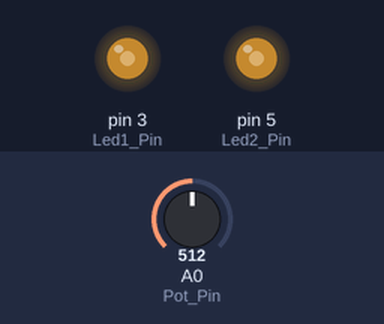
The sketch below on a simulated Arduino Uno, built with avr-gcc and run on an emulated ATmega328P. On the bench: output pins drawn as LEDs (lit = HIGH). Inputs (shaded band) come from the test bench; at power-on: A0 (Pot_Pin) = 512.

Above: at 6.2 s.
6.3 s: A0 (Pot_Pin) set to 716
At 6.9 s:
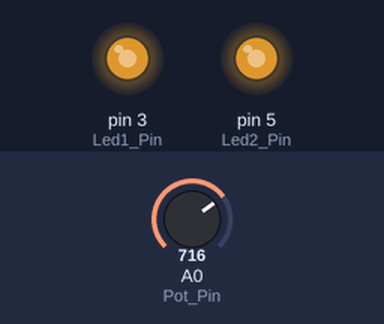
7.8 s: A0 (Pot_Pin) set to 900
At 8.1 s:
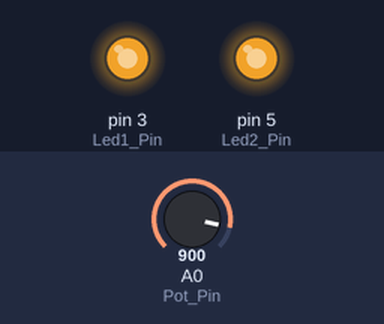
9.3 s: A0 (Pot_Pin) set to 122
At 10.4 s:
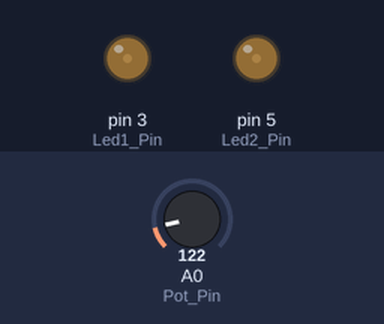
10.8 s: A0 (Pot_Pin) set to 0
At 11.6 s:
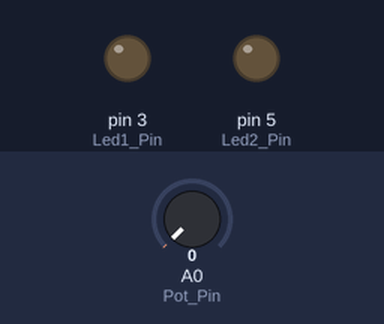
12.3 s: A0 (Pot_Pin) set to 511
At 12.7 s:
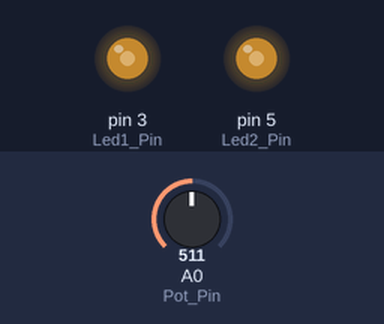
Timing chart, 0 to 14.8 s (numbered marks = the images above; inputs shaded):
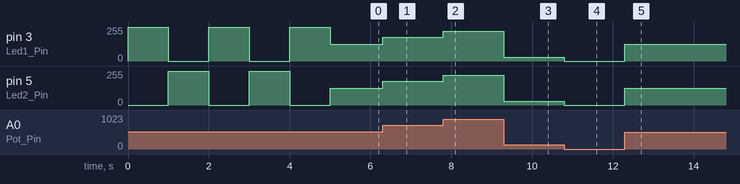

Measured:
- after the input at 6.3 s, pin 3 (Led1_Pin), pin 5 (Led2_Pin): 127/255 → 178/255 at once
- after the input at 7.8 s, pin 3 (Led1_Pin), pin 5 (Led2_Pin): 178/255 → 224/255 at once
- after the input at 9.3 s, pin 3 (Led1_Pin), pin 5 (Led2_Pin): 224/255 → 30/255 at once
- after the input at 10.8 s, pin 3 (Led1_Pin), pin 5 (Led2_Pin): 30/255 → 0/255 at once
- after the input at 12.3 s, pin 3 (Led1_Pin), pin 5 (Led2_Pin): 0/255 → 127/255 at once

The sketch:

utn_clase_arduino03_01.ino
```cpp
int Led1_Pin = 3;
int Led2_Pin = 5;
int Pot_Pin = A0;
int sensorValue = 0;
int outputValue = 0;

void setup()
{
  pinMode(Led1_Pin, OUTPUT);
  pinMode(Led2_Pin, OUTPUT);
  Test_Led();
}

void loop()

{
  sensorValue = analogRead(Pot_Pin);
  outputValue = map(sensorValue, 0, 1023, 0, 255);
  analogWrite(Led1_Pin, outputValue);
  analogWrite(Led2_Pin, outputValue);
}

void Test_Led()

{
  digitalWrite(Led1_Pin, HIGH);
  digitalWrite(Led2_Pin, LOW);
  delay(1000);
  digitalWrite(Led1_Pin, LOW);
  digitalWrite(Led2_Pin, HIGH);
  delay(1000);
  digitalWrite(Led1_Pin, HIGH);
  digitalWrite(Led2_Pin, LOW);
  delay(1000);
  digitalWrite(Led1_Pin, LOW);
  digitalWrite(Led2_Pin, HIGH);
  delay(1000);
  digitalWrite(Led1_Pin, HIGH);
  digitalWrite(Led2_Pin, LOW);
  delay(1000);
  digitalWrite(Led1_Pin, LOW);
  digitalWrite(Led2_Pin, HIGH);
}
```
